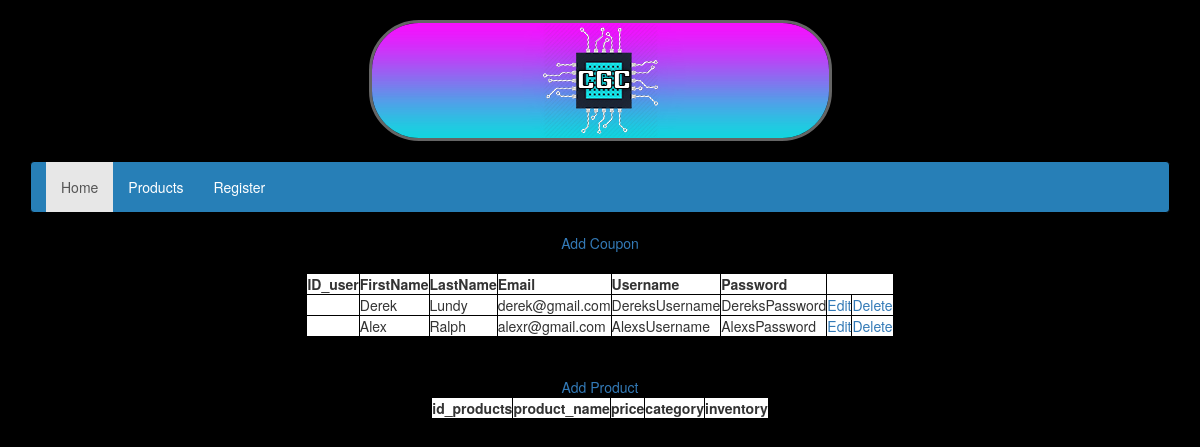
/Ecommerce-4-25-2020/pages/admin_home.php, run on an earlier commit of the app's database.
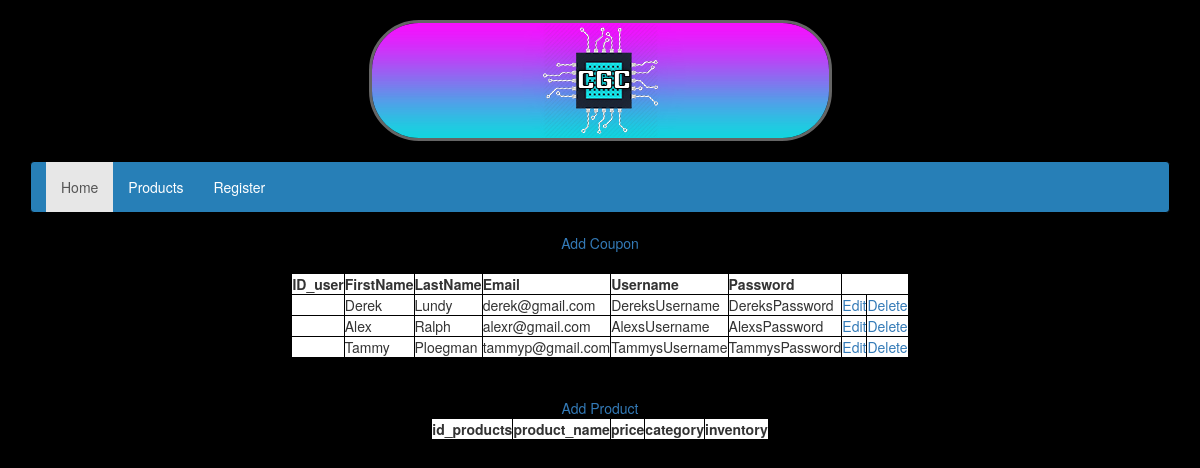
And on a later commit of the database.
### tables this page shows
CREATE TABLE `users` (
  `ID_user` int(11) NOT NULL,
  `FirstName` text NOT NULL,
  `LastName` text NOT NULL,
  `Email` text NOT NULL,
  `Username` text NOT NULL,
  `Password` text NOT NULL
);

### Ecommerce-4-25-2020/classes/db_connect.php (called while the page is built, shortened)
<?php
class db_connect
{
    public static $instance = null;
    function connect()
    {
        $this->dbhost = 'localhost';
        $this->dbuser = 'root';
        $this->dbpass = 'root';
        $this->dbname = 'ecommerce';
        $this->port = '3306';
        $this->conn = "";
        if (self::$instance == null) {
            self::$instance = new mysqli($this->dbhost, $this->dbuser, $this->dbpass, $this->dbname, $this->port);
        }
        return self::$instance;
    }
}

### Ecommerce-4-25-2020/classes/userDAO.php (called while the page is built, shortened)
<?php
include_once 'db_connect.php';
class userDAO extends db_connect
{
    function getAllUsers()
    {
        $sql = "SELECT * FROM users";
        $results = $this->connect()->query($sql);
        $numRows = $results->num_rows;
        if ($numRows > 0)
        {
            return $results;
        }
    }
}
?>

### Ecommerce-4-25-2020/classes/users.php (called while the page is built, shortened)
<?php
include_once 'userDAO.php';
class users extends userDAO
{
    function Get_All_Users()
    {
        $all_data = $this->getAllUsers();
        foreach ($all_data as $row)
        {
            $data[] = $row;
        }
        return $data;
    }
}

### Ecommerce-4-25-2020/pages/admin_home.php (the view, shortened to what this page needs)
<?php
include_once '../classes/users.php';
include_once '../includes/header_table.php';
$users = new users();
$results = $users->Get_All_Users();
?>
<div align="center">
    <a href="../pages/addCoupon.php">Add Coupon</a>
    <br/>
    <br/>
    <table>
        <tr>
        <th>ID_user</th>
        <th>FirstName</th>
        <th>LastName</th>
        <th>Email</th>
        <th>Username</th>
        <th>Password</th>
        </tr>
        <?php
        for ($x = 0; $x < count($results); $x++){
            echo "<tr>";
            echo "<td>" . $results[$x]['id_user'] . "</td>";
            echo "<td>" . $results[$x]['FirstName'] . "</td>";
            echo "<td>" . $results[$x]['LastName'] . "</td>";
            echo "<td>" . $results[$x]['Email'] . "</td>";
            echo "<td>" . $results[$x]['Username'] . "</td>";
            echo "<td>" . $results[$x]['Password'] . "</td>";
            echo "<td><a href='../pages/editUser.php?id_user=" . $results[$x]['ID_user'] . "&firstname="  . $results[$x]['FirstName'] . "&lastname="  . $results[$x]['LastName'] . "&email="  . $results[$x]['Email'] . "&username="  . $results[$x]['Username'] . "&password=" . $results[$x]['Password'] . "'" . ">Edit</a></td>";
            echo "<td><a href='../handlers/deleteUserHandler.php?id_user=" . $results[$x]['ID_user'] . "'>Delete</a></td>";
            echo "</tr>";
        } ?>
    </table>
</div>
<br><br>
<div align="center">
	<a href="../pages/addProduct.php">Add Product</a><br/>
    <table>
        <tr>
            <th >id_products</th>
            <th>product_name</th>
            <th>price</th>
            <th>category</th>
            <th>inventory</th>
        </tr>
    </table>
</div>
</body>
</html>

What changed in the data, as far as the page shows it:
added users: FirstName "Tammy", LastName "Ploegman", Email "tammyp@gmail.com", Username "TammysUsername", Password "TammysPassword"
